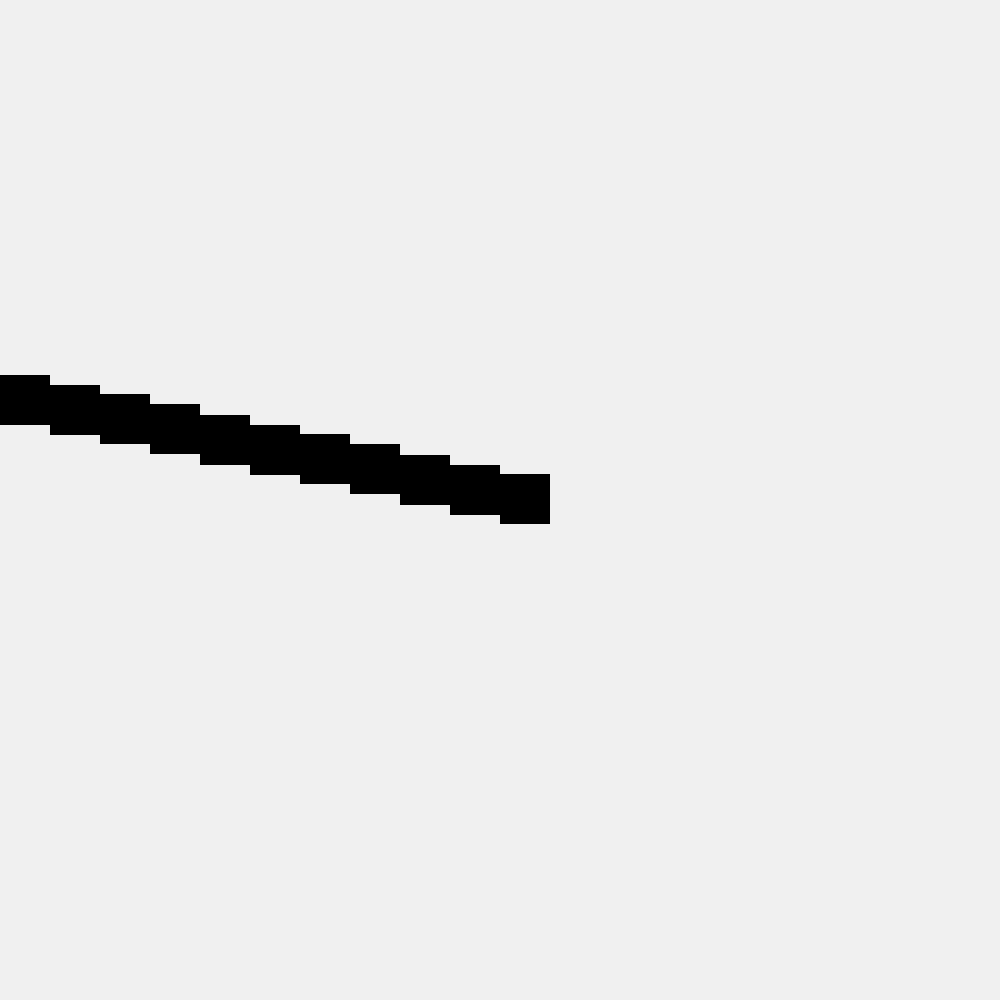
Frame 1 (no input)
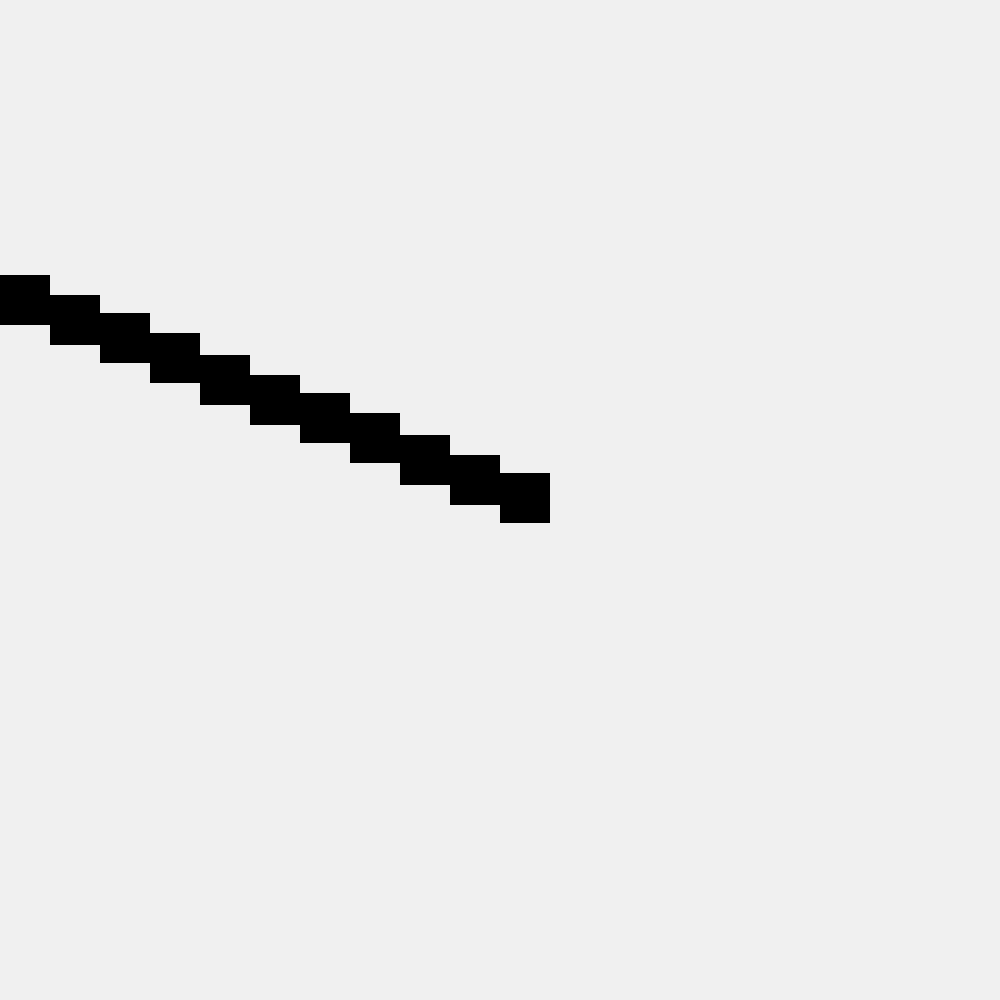
Frame 2 (the mouse pressed at the canvas centre, redrawn once)

The p5.js sketch that drew these frames (run headless with seeded random() and noise() and a simulated clock; the mouse was pressed at the canvas centre and the sketch redrawn once):

// p5.js sketch
// ── sketch.js
let rec;
let pixelArray;

function setup() {
  createCanvas(1000, 1000);
  strokeCap(SQUARE);

  // Create a gradient rectangle
  let x = 0;
  let y = 0;
  let w = width;
  let h = height;
  let numStrips = 20;
  rec = new GradientRect(x, y, w, h, numStrips);

  background(255 / 2);
  rec.show();

  loadPixels();

  // Create an array to store the pixel data
  pixelArray = [];

  // Loop through all the pixels and save their RGBA values
  for (let i = 0; i < pixels.length; i += 4) {
    let r = pixels[i];
    let g = pixels[i + 1];
    let b = pixels[i + 2];
    let a = pixels[i + 3];
    pixelArray.push(r, g, b, a);
  }

  // Clear the canvas and draw a line for reference
  clear();
  background(240);
  strokeWeight(50);
  stroke(0);
  line(0, height / 2, width, height / 2);
}

function draw() {
  let d = pixelDensity();
  loadPixels();
  // Loop through all the pixels
  for (let y = 0; y < height; y++) {
    for (let x = 0; x < width; x++) {
      // Get the pixel's index in the pixel array
      let index = (x + y * width) * 4 * d; // Each pixel takes 4 array elements (RGBA)
      // Get the brightness of the pixel
      let bright = (pixelArray[index] + pixelArray[index + 1] + pixelArray[index + 2]) / 3;
      let xDisplacement = 0;
      let yDisplacement = 100;

      // Map the brightness to a displacement value
      // let rand = random(1, 50); 
      let displacement = map(bright, 0, 255, 1, -1);
      let xDisp = displacement * xDisplacement;
      let yDisp = displacement * yDisplacement;


      // Apply displacement to current pixel
      let newX = constrain(x + xDisp, 0, width - 1); // Ensure newX stays within canvas bounds
      let newY = constrain(y + yDisp, 0, height - 1); // Ensure newY stays within canvas bounds


      // Get the color of the displaced pixel
      let r = pixels[index];
      let g = pixels[index + 1];
      let b = pixels[index + 2];
      let a = pixels[index + 3];

      // Update the canvas with the displaced pixel
      set(newX, newY, color(r, g, b, a));
    }
  }

  // Apply changes to the canvas
  background(240);
  updatePixels();
  noLoop(); // Stop the draw loop
}

// Class for creating a gradient rectangle
class GradientRect {
  constructor(x, y, w, h, numStrips_) {
    this.pos = createVector(x, y);
    this.rectW = w;
    this.rectH = h;
    this.numStrips = numStrips_;
    this.stripWidth = this.rectW / this.numStrips;
  }

  show() {
    strokeWeight(this.stripWidth);

    for (let i = 0; i < this.numStrips; i++) {
      push();
      translate(this.pos.x, this.pos.y);
      let xpos = this.stripWidth / 2 + (this.stripWidth * i);
      let ypos = 0;
      let col = map(xpos, this.stripWidth / 2, this.stripWidth / 2 + (this.stripWidth * this.numStrips), 255, 0);
      stroke(col);
      line(xpos, ypos, xpos, ypos + this.rectH);
      pop();
    }
  }
}
